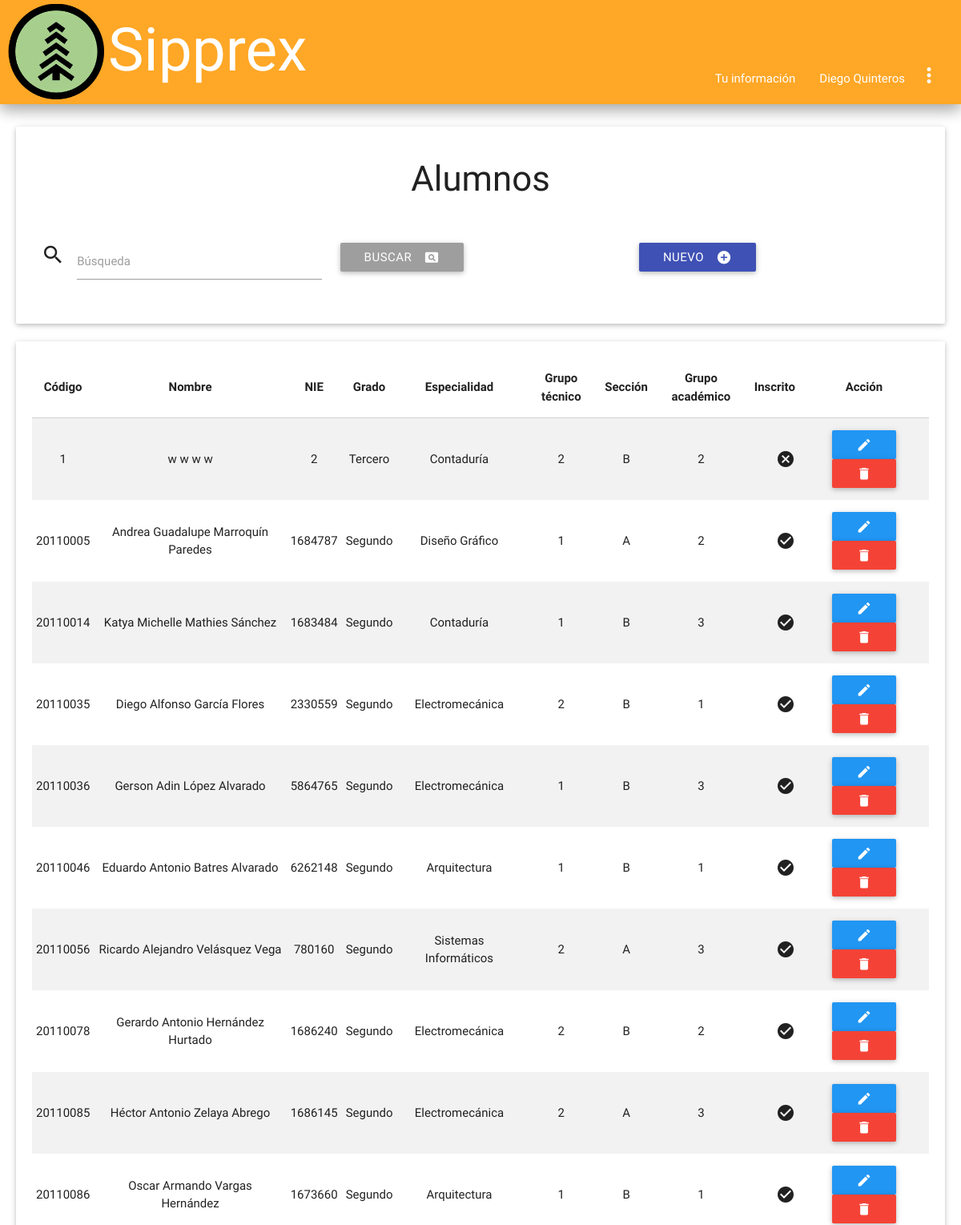
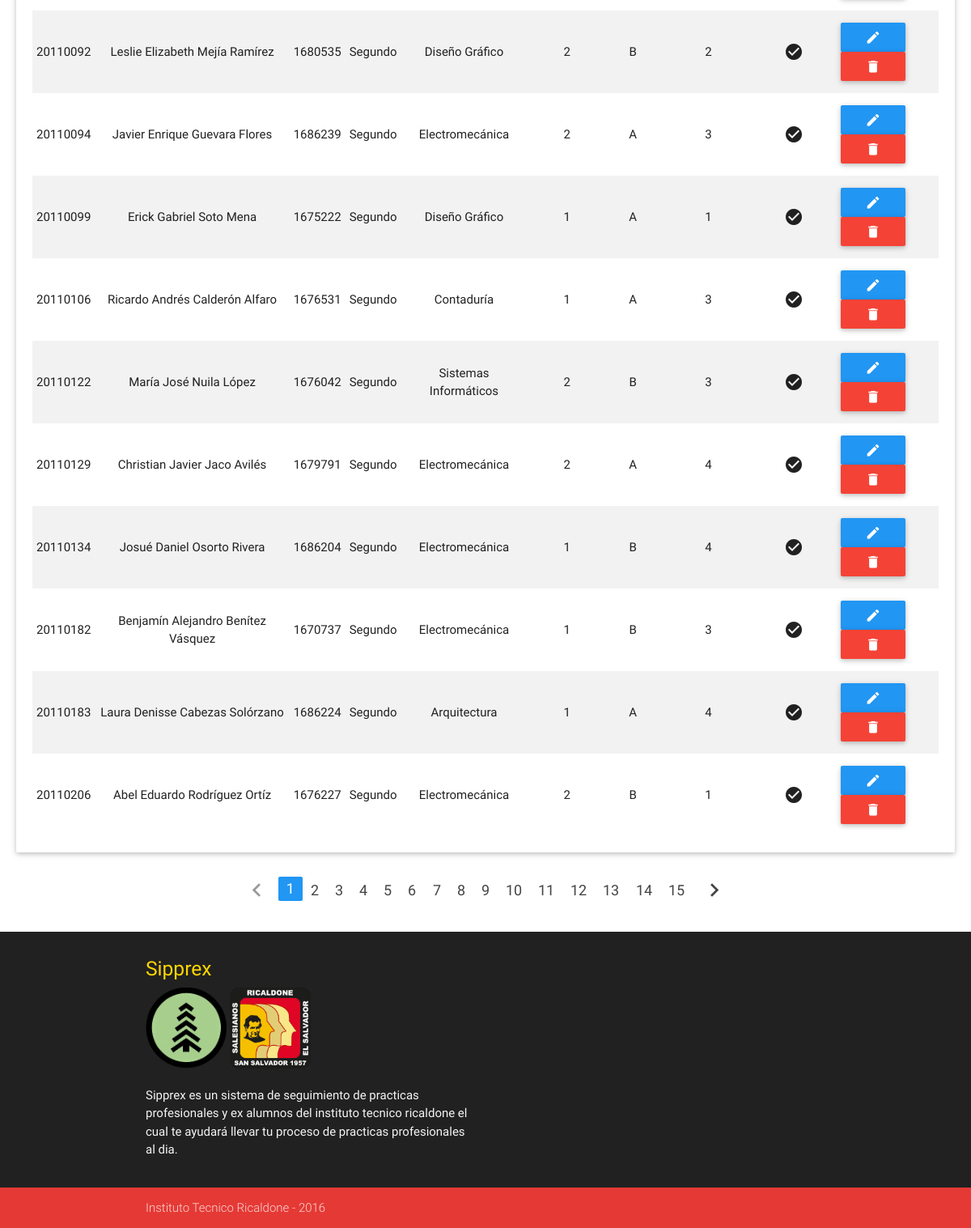
The page /admin/alumnos_index.php (signed in) on the database its author committed (2 pictures, top to bottom).
### tables this page shows
CREATE TABLE `alumnos` (
  `carnet` int(8) NOT NULL,
  `contraseña` int(8) NOT NULL,
  `nie` int(7) DEFAULT NULL,
  `nombre1` varchar(15) DEFAULT NULL,
  `nombre2` varchar(15) DEFAULT NULL,
  `apellido1` varchar(15) DEFAULT NULL,
  `apellido2` varchar(15) DEFAULT NULL,
  `grado` int(2) DEFAULT NULL,
  `especialidad` int(2) DEFAULT NULL,
  `grupo_Tecnic` int(2) DEFAULT NULL,
  `secc` int(2) DEFAULT NULL,
  `grupo_academ` int(2) DEFAULT NULL,
  `inscrito` varchar(9) DEFAULT NULL
);

CREATE TABLE `especialidades` (
  `id_especialidad` int(2) NOT NULL,
  `especialidad` varchar(21) DEFAULT NULL
);

CREATE TABLE `grupo_tecnico` (
  `id_grupo_tec` int(2) NOT NULL,
  `grupo_tec` int(1) DEFAULT NULL
);

CREATE TABLE `secciones` (
  `id_seccion` int(2) NOT NULL,
  `seccion` varchar(1) DEFAULT NULL
);

CREATE TABLE `grupo_academico` (
  `id_grupo_aca` int(2) NOT NULL,
  `grupo_aca` int(1) DEFAULT NULL
);

### bibliotecas/conexion.php (called while the page is built, shortened)
<?php
class Database
{
    private static $connection;
    private static function connect()
    {
        $server = 'localhost';
        $database = 'ssppea';
        $username = 'admin_sipprex';
        $password = 'sipprexricaldone';
        $options = array(PDO::MYSQL_ATTR_INIT_COMMAND => "set names utf8");
        self::$connection = null;
        try
        {
            self::$connection = new PDO("mysql:host=".$server."; dbname=".$database, $username, $password, $options);
            self::$connection->setAttribute(PDO::ATTR_ERRMODE, PDO::ERRMODE_EXCEPTION);
        }
        catch(PDOException $exception)
        {
            die($exception->getMessage());
        }
    }
    private static function desconnect()
    {
        self::$connection = null;
    }
    public static function getRow($query, $values)
    {
        $statement = self::$connection->prepare($query);
        $statement->execute($values);
        return $statement->fetch(PDO::FETCH_BOTH);
    }
    public static function getRows($query, $values)
    {
        $statement = self::$connection->prepare($query);
        $statement->execute($values);
        return $statement->fetchAll(PDO::FETCH_BOTH);
    }
}
?>

### admin/alumnos_index.php (the view, shortened to what this page needs)
<?php
 require("../bibliotecas/conexion.php");
 ?>
<!DOCTYPE html>
<html lang="es">
	<head>
		<?php include '../inc/styles.php'; ?>
	</head>
	<body>
		<?php
		 include("../inc/nav.php")
		 ?>
		<div class="card-panel paneles">
			<div class="titulo">
				<h3>Alumnos</h3>
			</div>
			<br>
			<form method='post' autocomplete="off" class='row'>
				<div class='input-field col s6 m4'>
					<i class='material-icons prefix'>search</i>
					<input id='buscar' autocomplete="off" type='text' name='buscar' class='validate'/>
					<label for='buscar' class='active'>Búsqueda</label>
				</div>
				<div class='input-field col s6 m4'>
					<button type='submit' class='btn grey left'><i class='material-icons right'>pageview</i>Buscar</button>
				</div>
				<div class='input-field col s12 m4'>
					<a href='alumnos_save.php' class='btn indigo'><i class='material-icons right'>add_circle</i>Nuevo</a>
				</div>
			</form>
		</div>
		<?php
		$page = null;
        if($page == null) {
            $page = 1;
        }
        if($page == "" || $page == "1")
        {
            $page1 = 0;
        }
        else {
            $page1 = ($page*20)-20;
        }
		if(!empty($_POST))
		{
			$search = strip_tags(trim($_POST['buscar']));
			$sql = "SELECT * FROM alumnos, años, especialidades, grupo_tecnico, secciones, grupo_academico WHERE alumnos.grado = años.id_año AND alumnos.especialidad = especialidades.id_especialidad AND alumnos.grupo_Tecnic = grupo_tecnico.id_grupo_tec AND alumnos.secc = secciones.id_seccion AND alumnos.grupo_academ = grupo_academico.id_grupo_aca AND apellido1 LIKE ? ORDER BY carnet LIMIT $page1,20";
			$params = array("%$search%");
		}
		else
		{
			$sql = "SELECT * FROM alumnos, años, especialidades, grupo_tecnico, secciones, grupo_academico WHERE alumnos.grado = años.id_año AND alumnos.especialidad = especialidades.id_especialidad AND alumnos.grupo_Tecnic = grupo_tecnico.id_grupo_tec AND alumnos.secc = secciones.id_seccion AND alumnos.grupo_academ = grupo_academico.id_grupo_aca ORDER BY carnet LIMIT $page1,20";
			$params = null;
		}
		$data = Database::getRows($sql, $params);
		if($data != null)
		{
			$tabla = 	"<div class='card-panel paneles'>
							<table class='centered striped responsive-table'>
								<thead>
									<tr>
										<th>Código</th>
										<th>Nombre</th>
										<th>NIE</th>
										<th>Grado</th>
										<th>Especialidad</th>
										<th>Grupo técnico</th>
										<th>Sección</th>
										<th>Grupo académico</th>
										<th>Inscrito</th>
										<th>Acción</th>
									</tr>
								</thead>
								<tbody>";
				foreach($data as $row)
				{
					$tabla .= 	"<tr>
									<td>$row[carnet]</td>
									<td>".htmlspecialchars($row['nombre1']).""." "."".htmlspecialchars($row['nombre2']).""." "."".htmlspecialchars($row['apellido1']).""." "."".htmlspecialchars($row['apellido2'])."</td>
									<td>".htmlspecialchars($row['nie'])."</td>
									<td>".htmlspecialchars($row['año'])."</td>
									<td>".htmlspecialchars($row['especialidad'])."</td>
									<td>".htmlspecialchars($row['grupo_tec'])."</td>
									<td>".htmlspecialchars($row['seccion'])."</td>
									<td>".htmlspecialchars($row['grupo_aca'])."</td>";
					if($row['inscrito'] == "VERDADERO"){
						$tabla .= "<td><i class='material-icons right'>check_circle</i></td>";
					}
					else{
						$tabla .= "<td><i class='material-icons right'>cancel</i></td>";
					}
					$tabla .=	"<td>
										<a href='alumnos_save.php?id=$row[carnet]' class='btn blue'><i class='material-icons'>edit</i></a>
										<a href='alumnos_delete.php?id=".base64_encode($row['carnet'])."' class='btn red'><i class='material-icons'>delete</i></a>
									</td>
								</tr>";
				}
				$tabla .= "</tbody>
						</table>
					</div>";
			print($tabla);
		}
		else
		{
			print("<br><div class='card-panel paneles'><i class='material-icons left'>warning</i>No hay registros.</div>");
		}
	?>
	<ul class="pagination center-align">
	<?php
	$cons2 = ("SELECT COUNT(carnet) FROM alumnos");
            $parametros = null;
            $filas = Database::getRow($cons2, $parametros);
            $filas = $filas[0]/20;
            $filas = ceil($filas);
                if($page == 1)
                {
                    $pagi = "<li class='disabled'><a><i class='material-icons'>chevron_left</i></a></li>";
                }
                else {
                    $page2 = $page - 1;
                    $pagi = "<li class='waves-efect'><a href='alumnos_index.php?page=".base64_encode($page2)."'><i class='material-icons'>chevron_left</i></a></li>";
                }
                for($i = 1; $i<=$filas; $i++) {
                    if($page==$i)
                    {
                     $pagi .= "<li class='active blue'><a href='alumnos_index.php?page=".base64_encode($i)."'>$i</a></li>";
                    }
                    else{
                        $pagi .= "<li class='waves-effect'><a href='alumnos_index.php?page=".base64_encode($i)."'>$i</a></li>";
                    }
                }
                if($page == $filas)
                {
                    $pagi .= "<li class='disabled'><a><i class='material-icons'>chevron_right</i></a></li>";
                }
                else {
                    $page2 = $page + 1;
                    $pagi .= "<li class='waves-efect'><a href='alumnos_index.php?page=".base64_encode($page2)."'><i class='material-icons'>chevron_right</i></a></li>";
                }
                print($pagi);
	?>
	</ul>
	</body>
	<?php require("../inc/footer.php"); ?>
</html>

### css/dropdown-width.css (style rules this page uses)
body { display: flex; min-height: 100vh; flex-direction: column; }

### css/css.css (style rules this page uses)
.paneles { margin-left: 20px; margin-right: 20px; }
.titulo { text-align: center; }

### rows shown on the page
alumnos: carnet "1", nombre1 "w", nombre2 "w", apellido1 "w", apellido2 "w", nie "2", grado.año "Tercero", especialidad.especialidad "Contaduría", grupo_Tecnic.grupo_tec "2", secc.seccion "B", grupo_academ.grupo_aca "2", inscrito "FALSO" (drawn)
alumnos: carnet "20110005", nombre1 "Andrea", nombre2 "Guadalupe", apellido1 "Marroquín", apellido2 "Paredes", nie "1684787", grado.año "Segundo", especialidad.especialidad "Diseño Gráfico", grupo_Tecnic.grupo_tec "1", secc.seccion "A", grupo_academ.grupo_aca "2", inscrito "VERDADERO" (drawn)
alumnos: carnet "20110014", nombre1 "Katya", nombre2 "Michelle", apellido1 "Mathies", apellido2 "Sánchez", nie "1683484", grado.año "Segundo", especialidad.especialidad "Contaduría", grupo_Tecnic.grupo_tec "1", secc.seccion "B", grupo_academ.grupo_aca "3", inscrito "VERDADERO" (drawn)
alumnos: carnet "20110035", nombre1 "Diego", nombre2 "Alfonso", apellido1 "García", apellido2 "Flores", nie "2330559", grado.año "Segundo", especialidad.especialidad "Electromecánica", grupo_Tecnic.grupo_tec "2", secc.seccion "B", grupo_academ.grupo_aca "1", inscrito "VERDADERO" (drawn)
alumnos: carnet "20110036", nombre1 "Gerson", nombre2 "Adin", apellido1 "López", apellido2 "Alvarado", nie "5864765", grado.año "Segundo", especialidad.especialidad "Electromecánica", grupo_Tecnic.grupo_tec "1", secc.seccion "B", grupo_academ.grupo_aca "3", inscrito "VERDADERO" (drawn)
alumnos: carnet "20110046", nombre1 "Eduardo", nombre2 "Antonio", apellido1 "Batres", apellido2 "Alvarado", nie "6262148", grado.año "Segundo", especialidad.especialidad "Arquitectura", grupo_Tecnic.grupo_tec "1", secc.seccion "B", grupo_academ.grupo_aca "1", inscrito "VERDADERO" (drawn)
alumnos: carnet "20110056", nombre1 "Ricardo", nombre2 "Alejandro", apellido1 "Velásquez", apellido2 "Vega", nie "780160", grado.año "Segundo", especialidad.especialidad "Sistemas Informáticos", grupo_Tecnic.grupo_tec "2", secc.seccion "A", grupo_academ.grupo_aca "3", inscrito "VERDADERO" (drawn)
alumnos: carnet "20110078", nombre1 "Gerardo", nombre2 "Antonio", apellido1 "Hernández", apellido2 "Hurtado", nie "1686240", grado.año "Segundo", especialidad.especialidad "Electromecánica", grupo_Tecnic.grupo_tec "2", secc.seccion "B", grupo_academ.grupo_aca "2", inscrito "VERDADERO" (drawn)
alumnos: carnet "20110085", nombre1 "Héctor", nombre2 "Antonio", apellido1 "Zelaya", apellido2 "Abrego", nie "1686145", grado.año "Segundo", especialidad.especialidad "Electromecánica", grupo_Tecnic.grupo_tec "2", secc.seccion "A", grupo_academ.grupo_aca "3", inscrito "VERDADERO" (drawn)
alumnos: carnet "20110086", nombre1 "Oscar", nombre2 "Armando", apellido1 "Vargas", apellido2 "Hernández", nie "1673660", grado.año "Segundo", especialidad.especialidad "Arquitectura", grupo_Tecnic.grupo_tec "1", secc.seccion "B", grupo_academ.grupo_aca "1", inscrito "VERDADERO" (drawn)
alumnos: carnet "20110092", nombre1 "Leslie", nombre2 "Elizabeth", apellido1 "Mejía", apellido2 "Ramírez", nie "1680535", grado.año "Segundo", especialidad.especialidad "Diseño Gráfico", grupo_Tecnic.grupo_tec "2", secc.seccion "B", grupo_academ.grupo_aca "2", inscrito "VERDADERO" (drawn)
alumnos: carnet "20110094", nombre1 "Javier", nombre2 "Enrique", apellido1 "Guevara", apellido2 "Flores", nie "1686239", grado.año "Segundo", especialidad.especialidad "Electromecánica", grupo_Tecnic.grupo_tec "2", secc.seccion "A", grupo_academ.grupo_aca "3", inscrito "VERDADERO" (drawn)
alumnos: carnet "20110099", nombre1 "Erick", nombre2 "Gabriel", apellido1 "Soto", apellido2 "Mena", nie "1675222", grado.año "Segundo", especialidad.especialidad "Diseño Gráfico", grupo_Tecnic.grupo_tec "1", secc.seccion "A", grupo_academ.grupo_aca "1", inscrito "VERDADERO" (drawn)
alumnos: carnet "20110106", nombre1 "Ricardo", nombre2 "Andrés", apellido1 "Calderón", apellido2 "Alfaro", nie "1676531", grado.año "Segundo", especialidad.especialidad "Contaduría", grupo_Tecnic.grupo_tec "1", secc.seccion "A", grupo_academ.grupo_aca "3", inscrito "VERDADERO" (drawn)
alumnos: carnet "20110122", nombre1 "María", nombre2 "José", apellido1 "Nuila", apellido2 "López", nie "1676042", grado.año "Segundo", especialidad.especialidad "Sistemas Informáticos", grupo_Tecnic.grupo_tec "2", secc.seccion "B", grupo_academ.grupo_aca "3", inscrito "VERDADERO" (drawn)
alumnos: carnet "20110129", nombre1 "Christian", nombre2 "Javier", apellido1 "Jaco", apellido2 "Avilés", nie "1679791", grado.año "Segundo", especialidad.especialidad "Electromecánica", grupo_Tecnic.grupo_tec "2", secc.seccion "A", grupo_academ.grupo_aca "4", inscrito "VERDADERO" (drawn)
alumnos: carnet "20110134", nombre1 "Josué", nombre2 "Daniel", apellido1 "Osorto", apellido2 "Rivera", nie "1686204", grado.año "Segundo", especialidad.especialidad "Electromecánica", grupo_Tecnic.grupo_tec "1", secc.seccion "B", grupo_academ.grupo_aca "4", inscrito "VERDADERO" (drawn)
alumnos: carnet "20110182", nombre1 "Benjamín", nombre2 "Alejandro", apellido1 "Benítez", apellido2 "Vásquez", nie "1670737", grado.año "Segundo", especialidad.especialidad "Electromecánica", grupo_Tecnic.grupo_tec "1", secc.seccion "B", grupo_academ.grupo_aca "3", inscrito "VERDADERO" (drawn)
alumnos: carnet "20110183", nombre1 "Laura", nombre2 "Denisse", apellido1 "Cabezas", apellido2 "Solórzano", nie "1686224", grado.año "Segundo", especialidad.especialidad "Arquitectura", grupo_Tecnic.grupo_tec "1", secc.seccion "A", grupo_academ.grupo_aca "4", inscrito "VERDADERO" (drawn)
alumnos: carnet "20110206", nombre1 "Abel", nombre2 "Eduardo", apellido1 "Rodríguez", apellido2 "Ortíz", nie "1676227", grado.año "Segundo", especialidad.especialidad "Electromecánica", grupo_Tecnic.grupo_tec "2", secc.seccion "B", grupo_academ.grupo_aca "1", inscrito "VERDADERO" (drawn)

### other values the page prints
$_SESSION[nombre_usuario] "Diego Quinteros"
